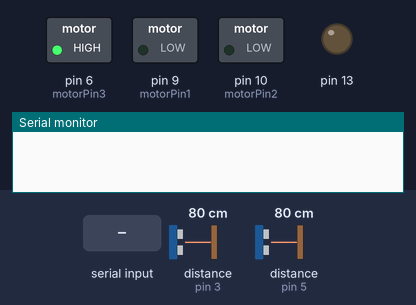
Simulated run of this sketch. Board: Arduino Uno, built with avr-gcc and run on an emulated ATmega328P. Parts: switched loads named in the sketch (green lamp = pin HIGH), output pins drawn as LEDs (lit = HIGH), the last lines printed to the serial monitor. Wiring (inferred from the names in the program): 2 × ultrasonic range finder: trigger pin 2, echo pin 3 / trigger pin 4, echo pin 5. The inputs (shaded band) are chosen by the test bench; at power-on: distance to the obstacle (sensors on pin 3, pin 5) 80 cm. The echo pulse lasts 58.3 µs per cm; pins used as bus, display or sensor lines are not drawn.

Above: at 1.2 s.
1.3 s: "1" received over Serial
At 2.1 s:
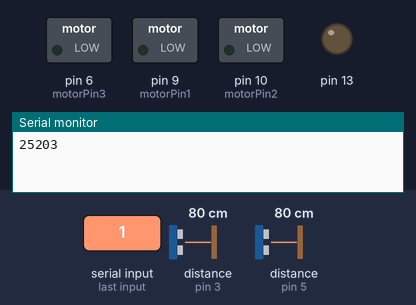
Timing chart, 0 to 4.3 s (numbered marks = the images above; inputs shaded):
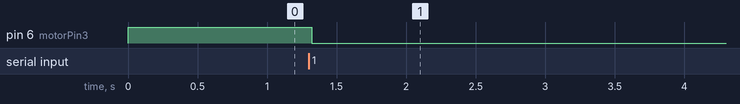

The sketch:

doubleUltrasonicArduino.ino
```cpp
const int trigPin1 = 2; // the number of the trigger output pin ( sensor 1 )
const int echoPin1 = 3; // the number of the echo input pin ( sensor 1 )
const int trigPin2 = 4;  // the number of the trigger output pin ( sensor 2 )
const int echoPin2 = 5;  // the number of the echo input pin ( sensor 2 )
const int motorPin1 = 9; // the number of the first motor input pin
const int motorPin2 = 10; // the number of the second motor input pin
const int motorPin3 = 6; // the number of the third motor input pin

int l1 = 1; // state variable for motor

// variables used for distance calculation
long duration;
int distance1, distance2;
float r;
unsigned long temp=0;
int temp1=0;
int l=0;
////////////////////////////////

void find_distance (void);

// this function returns the value in cm.

void find_distance (void)
{
  digitalWrite(trigPin1, LOW);
  delayMicroseconds(2);
  digitalWrite(trigPin1, HIGH);
  delayMicroseconds(10);
  digitalWrite(trigPin1, LOW);

  duration = pulseIn(echoPin1, HIGH, 5000);// here this pulse in function wont wait more then 5000us for the ultrasonic sound to came back. (due to this it wont measure more than 60cm)
                                           // it helps this project to use the gesture control in the defined space.
                                           // so that, it will return zero if distance greater then 60m. ( it helps usually if we remove our hands infront of the sensors ).

  r = 3.4 * duration / 2;                  // calculation to get the measurement in cm using the time returned by the pulsein function.
  distance1 = r / 100.00;
  /////////////////////////////////////////upper part for left sensor and lower part for right sensor
  digitalWrite(trigPin2, LOW);
  delayMicroseconds(2);
  digitalWrite(trigPin2, HIGH);
  delayMicroseconds(10);
  digitalWrite(trigPin2, LOW);

  duration = pulseIn(echoPin2, HIGH, 5000);
  r = 3.4 * duration / 2;
  distance2 = r / 100.00;
  delay(100);
}


void toggleMotor()
{
  if (Serial.available() > 0)
  {
    if (l1 == 1)
    {
      digitalWrite(motorPin1, LOW);
      digitalWrite(motorPin2, LOW);
      digitalWrite(motorPin3, LOW);
      l1 = 0;
      Serial.println('obs'); // prints 'obs' in serial monitor for shutting down python script if needed
    }
  }

}

void setup()
{
  // put your setup code here, to run once

  Serial.begin(9600);
  pinMode(trigPin1, OUTPUT); // initialize the trigger and echo pins of both the sensor as input and output:
  pinMode(echoPin1, INPUT);
  pinMode(trigPin2, OUTPUT);
  pinMode(echoPin2, INPUT);
  pinMode(motorPin1, OUTPUT);
  pinMode(motorPin2, OUTPUT);
  pinMode(motorPin3, OUTPUT);
  pinMode(13, OUTPUT);
  analogWrite(motorPin3,255);
}

void loop()
{
  // put your main code here, to run repeatedly:

  toggleMotor(); // switches off motors if l1 state variabe is 1 i.e.; obstacle detected

  find_distance(); // this function will stores the current distance measured by the ultrasonic sensor in the global variable "distance1 and distance2"
                   // no matter what, the program has to call this "find_distance" function continuously to get the distance value at all time.

  if ((distance1 >= 5) && (distance1 <= 10)) l1 = 1;
  if ((distance2 >= 5) && (distance2 <= 10)) l1 = 1;
}
```

Measured:
- after the input at 1.3 s, pin 6 (motorPin3): HIGH → LOW at once
